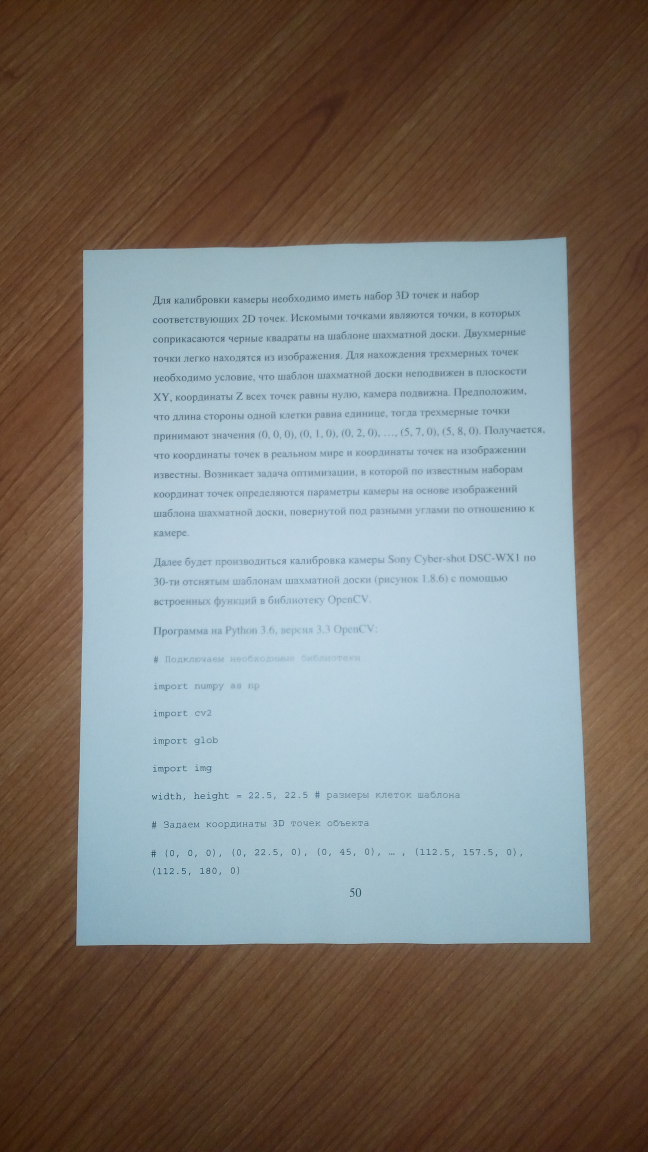
#> input picture Images/doc2.jpg, 2592 x 4608 px (shown at 1/4 size)
$ jupyter execute --allow-errors SimpleDocumentScanner.ipynb   (shell and % lines are left out)   (older library calls are emulated)
#> lines starting #> are read from the running program, lines starting #| are printed output that depends on the picture; after the words box and inside, x2 and y2 are one past the last pixel; in counts of white or black regions, pixels touching at a corner belong together
#> further down, image is the input picture: shape (4608, 2592, 3); mean B, G, R 117.7, 123.4, 126.5
[cell 1]
import numpy as np
import cv2
import mahotas
from matplotlib import pyplot as plt
plt.rcParams['figure.figsize'] = 15, 15

[cell 2]
# [4 lines left out: function imshow, not called in this run]

def imshow_plt(image):
    plt.axis("off")
    plt.imshow(cv2.cvtColor(image, cv2.COLOR_BGR2RGB))

def imshow_plt_gray(image):
    plt.axis("off")
    plt.imshow(image, cmap = 'gray')

[cell 3]
def resize(image, width = None, height = None, inter = cv2.INTER_AREA):
#> called with width = 800, inter = 3
    (h, w) = image.shape[:2]
#> h = 4608; w = 2592
    if width is None and height is None:
        return image
    if width is None:
        ratio = height / float(h)
        dim = (int(w*ratio), height)
    else:
        ratio = width / float(w)
#> ratio = 0.309
        dim = (width, int(h*ratio))
#> dim = (800, 1422)
    resized = cv2.resize(image, dim, interpolation = inter)
    return resized

# [11 lines left out: functions rotate, translate, not called in this run]

[cell 4]
#image = cv2.imread("Images/doc1.jpg")
image = cv2.imread("Images/doc2.jpg")
orig = image.copy()
image = resize(orig, width = 800)
ratio = orig.shape[1] / image.shape[1]
#> ratio = 3.24
imshow_plt(image)

[cell 5]
def CannyBGR(image, T1, T2):
#> called with T1 = 75, T2 = 200
    image = cv2.GaussianBlur(image, (5, 5), 0)
#> image: shape (1422, 800, 3)
    (B, G, R) = cv2.split(image)
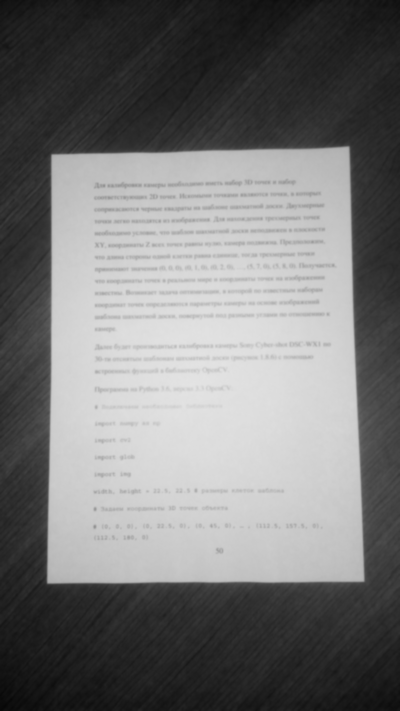
#> B: shape (1422, 800) (shown at 1/2 size); min 7, max 227, mean 117.7
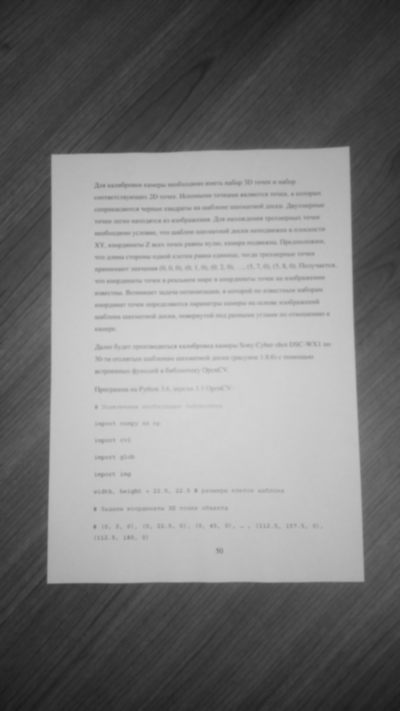
#> G: shape (1422, 800) (shown at 1/2 size); min 25, max 214, mean 123.4
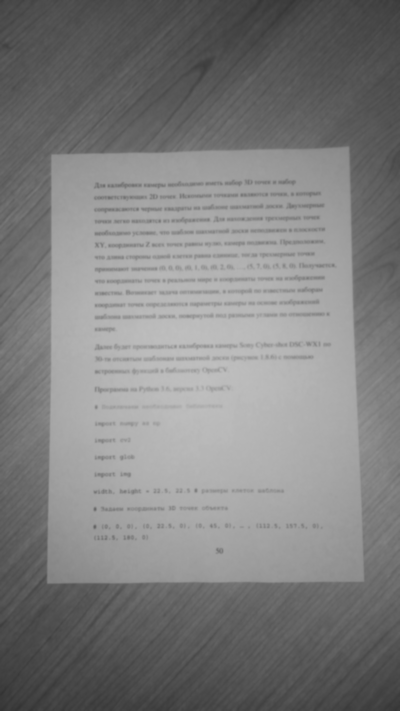
#> R: shape (1422, 800) (shown at 1/2 size); min 51, max 192, mean 126.5
    B = cv2.Canny(B, T1, T2)
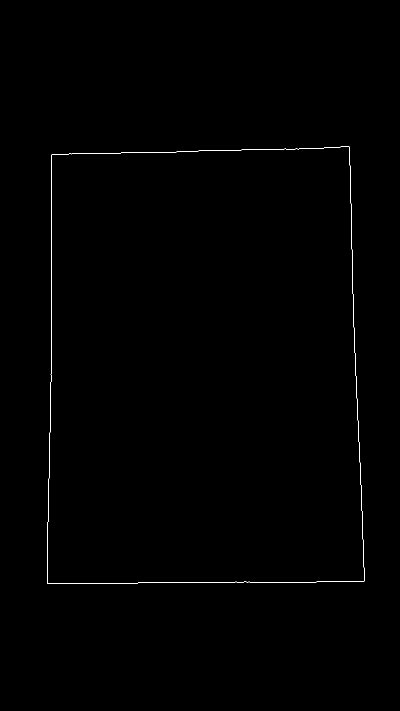
#> B: shape (1422, 800) (shown at 1/2 size); 0.26% white in thin lines or dots, all inside (x1, y1, x2, y2) = (94, 292, 729, 1168)
    G = cv2.Canny(G, T1, T2)
    R = cv2.Canny(R, T1, T2)
#> R: shape (1422, 800); every value is 0
    canny = cv2.bitwise_or(cv2.bitwise_or(B, G), R)
    return canny

[cell 6]
blurred = cv2.GaussianBlur(image, (5, 5), 0)
canny = CannyBGR(blurred, 75, 200)
imshow_plt_gray(canny)

[cell 7]
cnts = cv2.findContours(canny, cv2.RETR_LIST, cv2.CHAIN_APPROX_SIMPLE)
#> cnts = 2 contours; box (x1, y1, x2, y2) and area: (94, 292, 729, 1168) 528442, (94, 292, 729, 1168) 528260
cnts = cnts[1]
#> cnts = [[1, -1, -1, -1], [-1, 0, -1, -1]]
#> (the rest of this cell did not finish here and is left out)

$ run again, with Images/doc1.jpg copied over Images/doc2.jpg
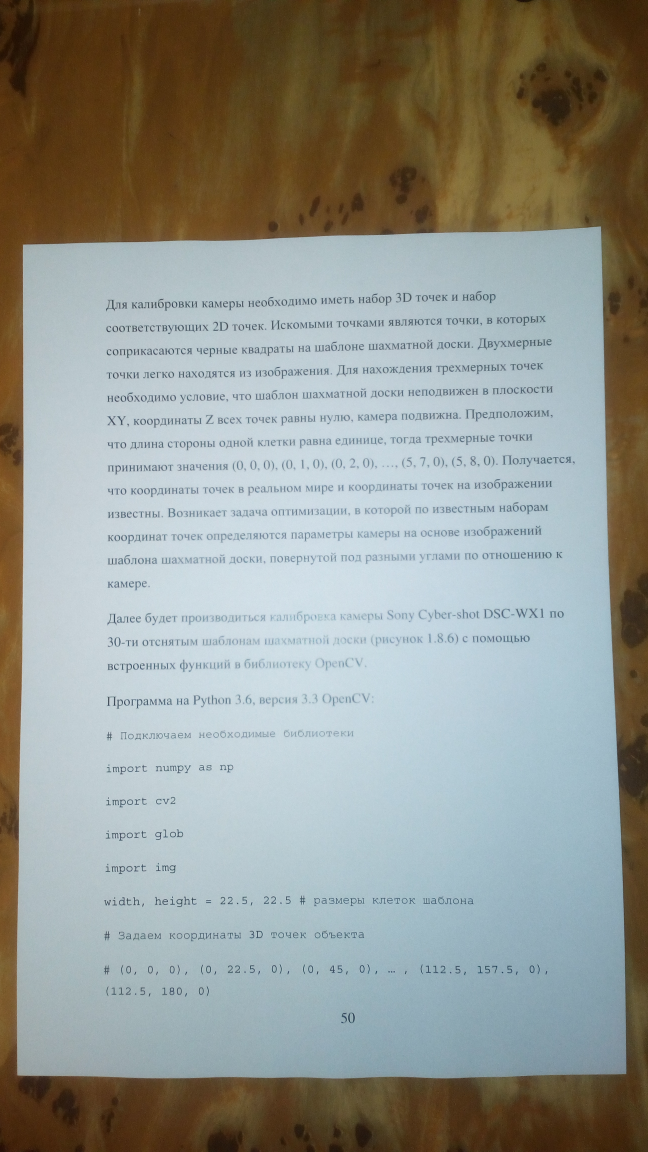
#> input picture Images/doc1.jpg, 2592 x 4608 px (shown at 1/4 size)
#> image is the input picture: shape (4608, 2592, 3); mean B, G, R 144.9, 151.4, 147.9
#> image: shape (1422, 800, 3)
#> in CannyBGR, `(B, G, R) = cv2.split(image)`:
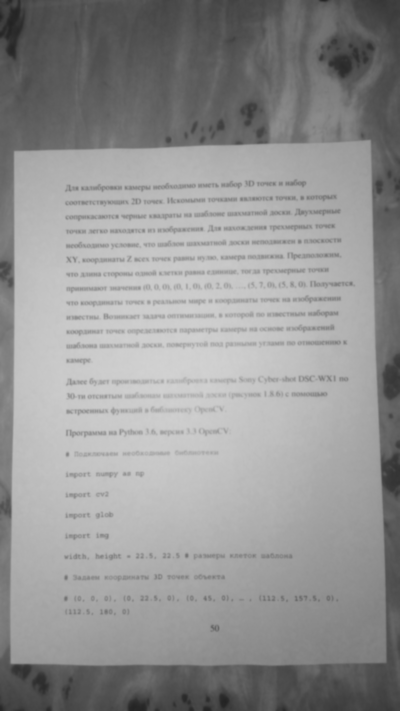
#> R: shape (1422, 800) (shown at 1/2 size); min 35, max 210, mean 147.9
#> in CannyBGR, `B = cv2.Canny(B, T1, T2)`:
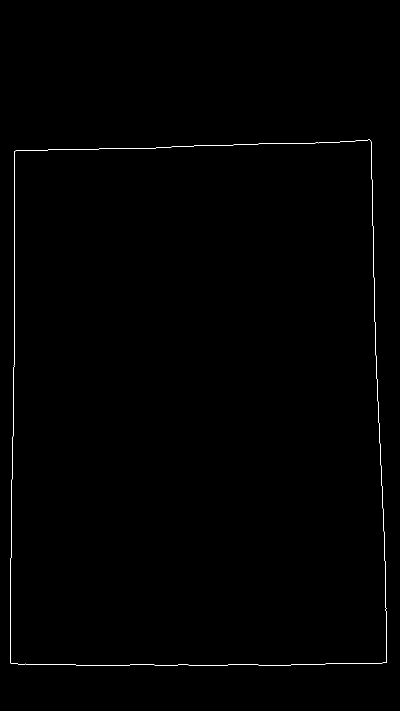
#> B: shape (1422, 800) (shown at 1/2 size); 0.31% white in thin lines or dots, all inside (x1, y1, x2, y2) = (20, 279, 774, 1332)
#> `cnts = cv2.findContours(canny, cv2.RETR_LIST, cv2.CHAIN_APPROX_SIMPLE)`: cnts = 2 contours; box (x1, y1, x2, y2) and area: (20, 279, 774, 1332) 759126, (20, 279, 774, 1332) 758884
#> `cnts = cnts[1]`: cnts = [[1, -1, -1, -1], [-1, 0, -1, -1]]
